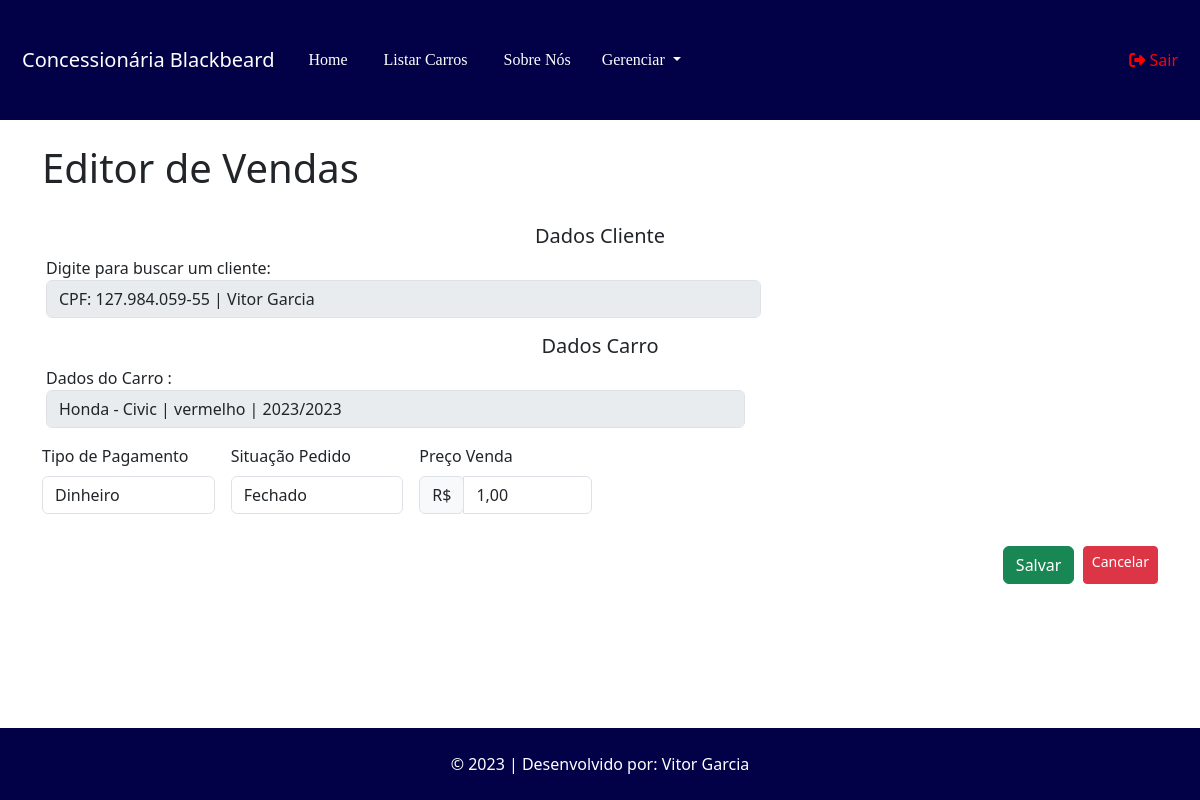
Page /venda/edicao/6 (signed in) on the committed database.
### tables this page shows
CREATE TABLE `cliente` (
  `id` int(11) NOT NULL,
  `nome` varchar(100) NOT NULL,
  `telefone` varchar(20) NOT NULL,
  `email` varchar(100) NOT NULL,
  `cpf` char(15) NOT NULL,
  `status` varchar(12) NOT NULL,
  `cep` varchar(10) DEFAULT NULL,
  `uf` varchar(2) DEFAULT NULL,
  `cidade` varchar(255) DEFAULT NULL,
  `bairro` varchar(255) DEFAULT NULL,
  `logradouro` varchar(255) DEFAULT NULL,
  `complemento` varchar(255) DEFAULT NULL,
  `numero` varchar(10) DEFAULT NULL
);

CREATE TABLE `marca` (
  `id` int(11) NOT NULL,
  `nome` varchar(100) NOT NULL
);

CREATE TABLE `modelo` (
  `id` int(11) NOT NULL,
  `nome` varchar(100) NOT NULL,
  `id_marca` int(11) NOT NULL
);

CREATE TABLE `carro` (
  `id` int(11) NOT NULL,
  `id_modelo` int(11) NOT NULL,
  `ano_fabricacao` year(4) NOT NULL,
  `cor` varchar(50) NOT NULL,
  `preco_venda` decimal(10,2) NOT NULL,
  `quilometragem` int(11) NOT NULL,
  `modelo_direcao` varchar(50) NOT NULL,
  `modelo_transmissao` varchar(50) NOT NULL,
  `placa` varchar(12) NOT NULL,
  `observacoes` varchar(255) NOT NULL,
  `disponibilidade` varchar(50) NOT NULL,
  `tipo_freio` varchar(15) NOT NULL,
  `motor` varchar(15) NOT NULL,
  `tipo_combustivel` varchar(15) NOT NULL,
  `tipo_tracao` varchar(15) NOT NULL,
  `ano_modelo` year(4) NOT NULL
);

CREATE TABLE `venda` (
  `id` int(11) NOT NULL,
  `id_carro` int(11) DEFAULT NULL,
  `id_cliente` int(11) DEFAULT NULL,
  `id_vendedor` int(11) DEFAULT NULL,
  `data_venda` datetime NOT NULL DEFAULT current_timestamp(),
  `preco_venda` decimal(10,2) DEFAULT NULL,
  `desconto` decimal(10,2) NOT NULL,
  `valor_total` decimal(10,2) NOT NULL,
  `tipo_pagamento` varchar(15) NOT NULL,
  `situacao_pedido` varchar(50) NOT NULL
);

### App/Controllers/Controller.php (called while the page is built, shortened)
<?php
abstract class Controller
{
    private $viewVar;
    public function render($view)
    {
        $viewVar = $this->getViewVar();
        require_once PATH . '/App/Views/layouts/cabecalho.php';
        require_once PATH . '/App/Views/layouts/menu.php';
        require_once PATH . '/App/Views/' . $view . '.php';
        require_once PATH . '/App/Views/layouts/rodape.php';
    }
    public function getViewVar()
    {
        return $this->viewVar;
    }
    public function setViewParam($varName, $varValue)
    {
        if ($varName != "" && $varValue != "") {
            $this->viewVar[$varName] = $varValue;
        }
    }
}

### App/Controllers/VendaController.php (called while the page is built, shortened)
<?php
class VendaController extends Controller
{
    public function edicao($params){
        $idVenda = $params[0];
        $vendaDAO = new VendaDAO();
        $venda = $vendaDAO->listar($idVenda);
        $this->render('/venda/editar');
    }
}

### index.php (called while the page is built, shortened)
<?php
try {
    $app = new App();
    $app->run();
}catch (\Exception $e){
    $oError = new Erro($e);
    $oError->render();
}

### App/Lib/Conexao.php (called while the page is built, shortened)
<?php
class Conexao
{
    private static $connection;
    public static function getConnection()
    {
        $pdoConfig = DB_DRIVER . ":" . "host=" . DB_HOST . ";";
        $pdoConfig .= "dbname=" . DB_NAME . ";";
        try {
            if (!isset(self::$connection)) {
                self::$connection = new PDO($pdoConfig, DB_USER, DB_PASSWORD);
                self::$connection->setAttribute(PDO::ATTR_ERRMODE, PDO::ERRMODE_EXCEPTION);
            }
            return self::$connection;
        } catch (PDOException $e) {
            throw new Exception("Erro de conexão com o banco de dados", 500);
        }
    }
}

### App/Models/DAO/BaseDAO.php (called while the page is built, shortened)
<?php
abstract class BaseDAO
{
    private $conexao;
    public function __construct()
    {
        $this->conexao = Conexao::getConnection();
    }
    public function select($sql)
    {
        if (!empty($sql)) {
            return $this->conexao->query($sql);
        }
    }
}

### App/Models/DAO/VendaDAO.php (called while the page is built, shortened)
<?php
class VendaDAO extends BaseDAO{
    public function listar($id = null){
        if($id){
            $resultado = $this->select(
                "SELECT * FROM venda WHERE id = $id"
            );
            return $resultado->fetchObject(Venda::class);
        } else {
            $resultado = $this->select(
                'SELECT * FROM venda'
            );
            return $resultado->fetchAll(\PDO::FETCH_CLASS, Venda::class);
        }
        return false;
    }
}
?>

### App/Models/Entidades/Venda.php (called while the page is built, shortened)
<?php
class Venda {
    private $id;
    private $id_carro;
    private $id_cliente;
    private $tipo_pagamento;
    private $situacao_pedido;
    public function getId() {
        return $this->id;
    }
    public function getId_carro() {
        return $this->id_carro;
    }
    public function getId_cliente() {
        return $this->id_cliente;
    }
    public function getTipo_pagamento() {
        return $this->tipo_pagamento;
    }
    public function getSituacao_pedido() {
        return $this->situacao_pedido;
    }
}
?>

### App/Models/DAO/ClienteDAO.php (called while the page is built, shortened)
<?php
class ClienteDAO extends BaseDAO{
    public function listar($id = null){
        if($id){
            $resultado = $this->select(
                "SELECT * FROM cliente WHERE id = $id"
            );
            return $resultado->fetchObject(Cliente::class);
        } else {
            $resultado = $this->select(
                'SELECT * FROM cliente'
            );
            return $resultado->fetchAll(\PDO::FETCH_CLASS, Cliente::class);
        }
        return false;
    }
}
?>

### App/Models/Entidades/Cliente.php (called while the page is built, shortened)
<?php
class Cliente{
     private $nome;
     private $cpf;
   function getNome(){
        return $this->nome;
   }
   public function getCpf(){
         return $this->cpf;
   }
}
?>

### App/Models/DAO/CarroDAO.php (called while the page is built, shortened)
<?php
class CarroDAO extends BaseDAO{
    public function listar($id = null){
        if($id){
            $resultado = $this->select(
                "SELECT * FROM carro WHERE id = $id"
            );
            return $resultado->fetchObject(Carro::class);
        } else {
            $resultado = $this->select(
                'SELECT * FROM carro'
            );
            return $resultado->fetchAll(\PDO::FETCH_CLASS, Carro::class);
        }
        return false;
    }
}
?>

### App/Models/Entidades/Carro.php (called while the page is built, shortened)
<?php
class Carro{
     private $ano_fabricacao;
     private $ano_modelo;
     private $cor;
     private $preco_venda;
     function getAno_fabricacao(){
          return $this->ano_fabricacao;
     }
     function getAno_modelo(){
          return $this->ano_modelo;
     }
     public function getCor(){
          return $this->cor;
     }
     public function getPreco_venda(){
          return $this->preco_venda;
     }
     private $id_modelo;
     public function getId_modelo(){
          return $this->id_modelo;
     }
}
?>

### App/Models/DAO/ModeloDAO.php (called while the page is built, shortened)
<?php
class ModeloDAO extends BaseDAO{
    public function listar($id = null){
        if($id){
            $resultado = $this->select(
                "SELECT * FROM modelo WHERE id = $id"
            );
            return $resultado->fetchObject(Modelo::class);
        } else {
            $resultado = $this->select(
                'SELECT * FROM modelo'
            );
            return $resultado->fetchAll(\PDO::FETCH_CLASS, Modelo::class);
        }
        return false;
    }
}
?>

### App/Models/Entidades/Modelo.php (called while the page is built, shortened)
<?php
class Modelo{
     private $nome;
     private $id_marca;
     public function getNome(){
          return $this->nome;
     }
   function getId_marca(){
        return $this->id_marca;
   }
}
?>

### App/Models/DAO/MarcaDAO.php (called while the page is built, shortened)
<?php
class MarcaDAO extends BaseDAO{
    public function listar($id = null){
        if($id){
            $resultado = $this->select(
                "SELECT * FROM marca WHERE id = $id"
            );
            return $resultado->fetchObject(Marca::class);
        } else {
            $resultado = $this->select(
                'SELECT * FROM marca'
            );
            return $resultado->fetchAll(\PDO::FETCH_CLASS, Marca::class);
        }
        return false;
    }
}
?>

### App/Models/Entidades/Marca.php (called while the page is built, shortened)
<?php
class Marca{
     private $nome;
   function getNome(){
        return $this->nome;
   }
}
?>

### App/Views/venda/editar.php (the view, shortened to what this page needs)
<?php
$venda = $viewVar['venda'];
$vendaDAO = new VendaDAO();
$venda = $vendaDAO->listar($venda->getId());
$carroDAO = new CarroDAO();
$carro = $carroDAO->listar($venda->getId_carro());
$modeloDAO = new ModeloDAO();
$modelo = $modeloDAO->listar($carro->getId_modelo());
$marcaDAO = new MarcaDAO();
$marca = $marcaDAO->listar($modelo->getId_marca());
$clienteDAO = new ClienteDAO();
$cliente = $clienteDAO->listar($venda->getId_cliente());
?>
<div class="container">
  <br>
    <h1>Editor de Vendas</h1>
  <br>
  <form action="http://<?php echo APP_HOST; ?>/venda/atualizarSituacao" method="post" class="row g-3">
    <br>
    <h5 class="text-center">Dados Cliente</h5>
    <br>
    <div class="row">
      <div class="col-md-8">
        <label for="input_cliente">Digite para buscar um cliente:</label>
        <input name="input_cliente" class="form-control" id="input_cliente" value="<?php echo 'CPF: ' . $cliente->getCpf() .  ' | ' . $cliente->getNome();?>" disabled>
      </div>
    </div>
    <br>
    <h5 class="text-center">Dados Carro</h5>
    <br>
    <div class="row">
    <div class="row">
      <div class="col-md-8">
        <label for="input_carro">Dados do Carro :</label>
            <input type="text" class="form-control" value="<?php  echo $marca->getNome() . ' - ' . $modelo->getNome() . ' | ' . $carro->getCor() . ' | ' . $carro->getAno_fabricacao() . '/' . $carro->getAno_modelo(); ?>" disabled>
        </div>
      </div>
    </div>
    <div class="col-md-2">
        <label for="inputTipo_pagamento" class="form-label">Tipo de Pagamento</label>
          <select class="form-control" id="inputTipo_pagamento" name="tipo_pagamento">
              <option <?php echo ($venda->getTipo_pagamento() == "Dinheiro" ) ? "selected" : null ; ?> value="Dinheiro">Dinheiro</option>
          </select>
      </div>
      <div class="col-md-2">
        <label for="inputSituacao_pedido" class="form-label">Situação Pedido</label>
          <select class="form-control" id="inputSituacao_pedido" name="situacao_pedido">
              <option <?php echo ($venda->getSituacao_pedido() == "Fechado" ) ? "selected" : null ; ?> value="Fechado">Fechado</option>
          </select>
      </div>
      <div class="col-md-2">
          <label for="inputPreco_venda" class="form-label">Preço Venda</label>
          <div class="input-group mb-3">
              <div class="input-group-prepend">
                  <span class="input-group-text">R$</span>
              </div>
              <input type="text" class="form-control money" id="inputPreco_venda" name="preco_venda" value="<?php echo number_format($carro->getPreco_venda(), 2, ',', '.'); ?>">
          </div>
      </div>
      <div class="col-md-12 d-flex justify-content-end">
      <button type="submit" class="btn btn-success">Salvar</button>&nbsp&nbsp
      <a href="http://<?php echo APP_HOST; ?>/venda/pesquisar" class="btn btn-danger btn-sm">Cancelar</a>
    </div>
</div>
<br>
<br>

### rows in the picture
cliente: input_cliente "CPF: 127.984.059-55 | Vitor Garcia"
marca: nome.ano_modelo "Honda - Civic | vermelho | 2023/2023"
venda: tipo_pagamento "Dinheiro", situacao_pedido "Fechado"
carro: preco_venda "1,00"
